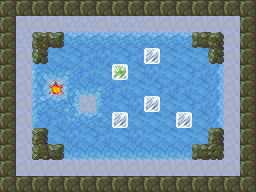

A level layout from a 2D game, rendered from its tile map. Below: a short description, then the map file with tile-grid data replaced by summaries:
An orthogonal 16x12 tile map with 16x16 px tiles, 4 tile layers (Bottom, Floor, FloorTop, Blocks), 5 tilesets.

<map version="1.0" orientation="orthogonal" width="16" height="12" tilewidth="16" tileheight="16">
 <tileset firstgid="1" name="ground" tilewidth="16" tileheight="16">
  <image source="assets/tileset-ground.png" width="48" height="16" />
 </tileset>
 <tileset firstgid="4" name="misc" tilewidth="16" tileheight="16">
  <image source="assets/tileset-misc.png" width="64" height="16" />
  <tile id="3">
   <properties>
    <property name="goal" value="true" />
   </properties>
  </tile>
 </tileset>
 <tileset firstgid="8" name="pushblocks" tilewidth="16" tileheight="16">
  <image source="assets/tileset-pushblocks.png" width="48" height="16" />
  <tile id="1">
   <properties>
    <property name="goal" value="true" />
    <property name="sprite" value="assets/frozen.sprite" />
   </properties>
  </tile>
 </tileset>
 <tileset firstgid="11" name="rocks" tilewidth="16" tileheight="16">
  <properties>
   <property name="collision" value="true" />
  </properties>
  <image source="assets/tileset-rocks.png" width="256" height="48" />
 </tileset>
 <tileset firstgid="59" name="slippery" tilewidth="16" tileheight="16">
  <properties>
   <property name="slippery_block" value="true" />
   <property name="slippery_player" value="true" />
  </properties>
  <image source="assets/tileset-slippery.png" width="256" height="48" />
 </tileset>
 <layer name="Bottom" width="16" height="12">
  <data>[192 cells, 180 non-empty, 2 distinct tile ids]</data>
 </layer>
 <layer name="Floor" width="16" height="12">
  <properties>
   <property name="player_offset_y" value="-1" />
   <property name="player_sprite" value="assets/dino.sprite" />
  </properties>
  <data>[192 cells, 95 non-empty, 19 distinct tile ids]</data>
 </layer>
 <layer name="FloorTop" width="16" height="12">
  <data>[192 cells, 64 non-empty, 9 distinct tile ids]</data>
 </layer>
 <layer name="Blocks" width="16" height="12">
  <data>[192 cells, 5 non-empty, 2 distinct tile ids]</data>
 </layer>
</map>
